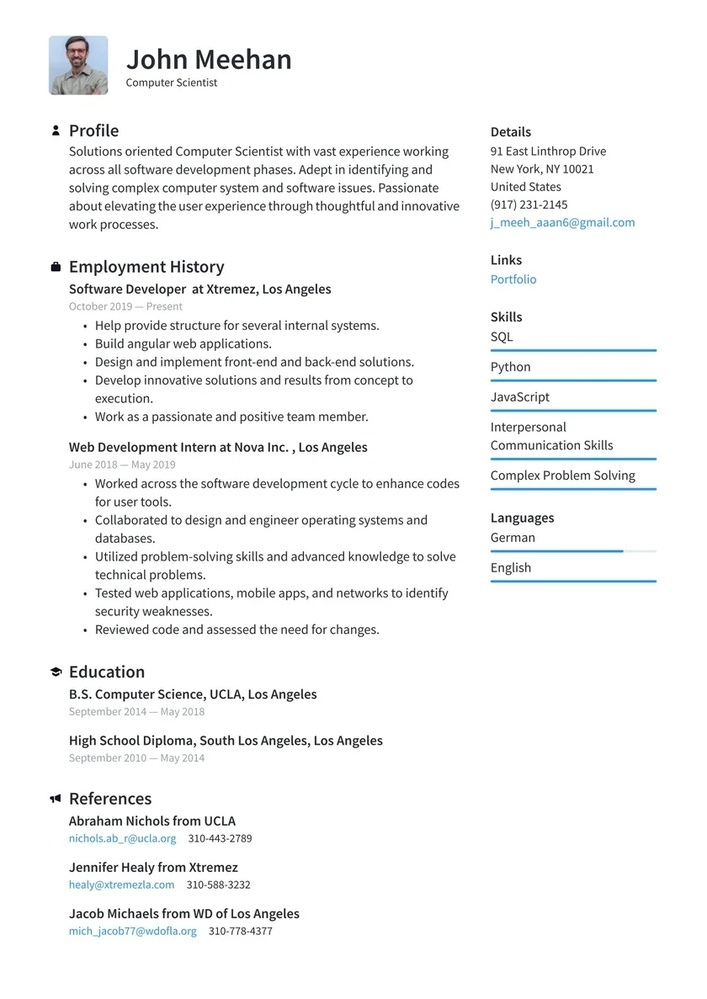
#> input picture Image/CV_Image2.jpg, 707 x 999 px, shrunk from 840 x 1187 before the run
$ python bylat.py
#> lines starting #> are read from the running program, lines starting #| are printed output that depends on the picture; after the words box and inside, x2 and y2 are one past the last pixel; in counts of white or black regions, pixels touching at a corner belong together

import pytesseract
from PIL import Image
import cv2
import numpy as np

# Initialize the image rating variable
image_rating = 0

def process_cv_image(image_path):
    # Load the image using OpenCV
#> called with image_path = 'Image/CV_Image2.jpg'
    image = cv2.imread(image_path)
#> image is the input picture: shape (999, 707, 3); mean B, G, R 245.7, 245.5, 244.8

    # Preprocess the image: convert to grayscale, apply adaptive thresholding
    gray = cv2.cvtColor(image, cv2.COLOR_BGR2GRAY)
    gray = cv2.GaussianBlur(gray, (5, 5), 0)
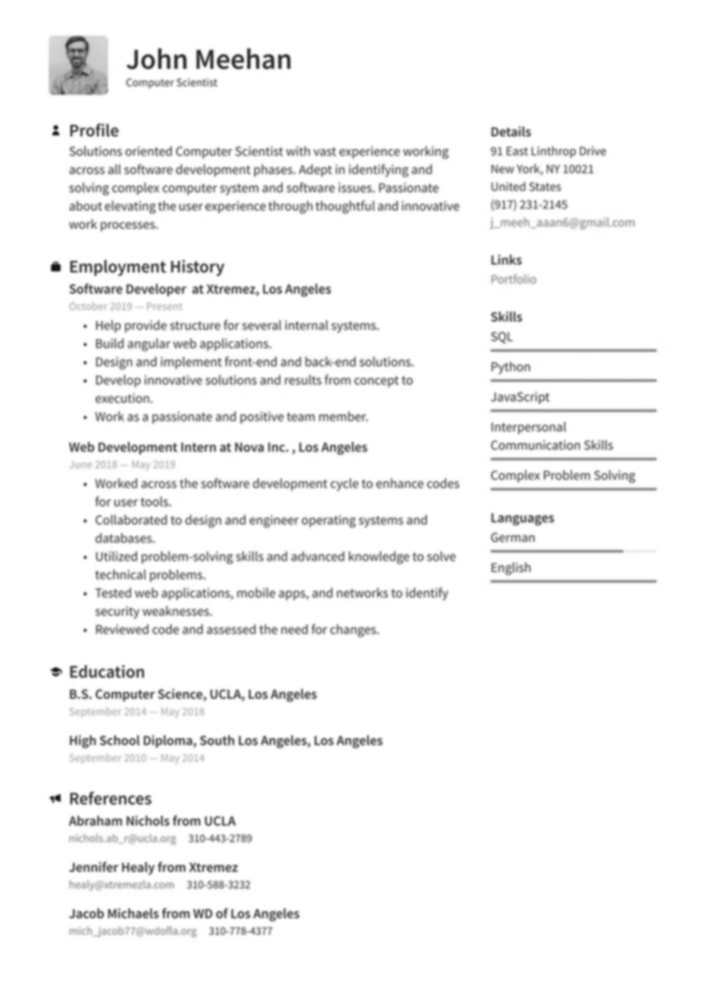
#> gray: shape (999, 707); min 20, max 255, mean 245.3
    binary = cv2.adaptiveThreshold(gray, 255, cv2.ADAPTIVE_THRESH_MEAN_C, cv2.THRESH_BINARY, 15, 10)
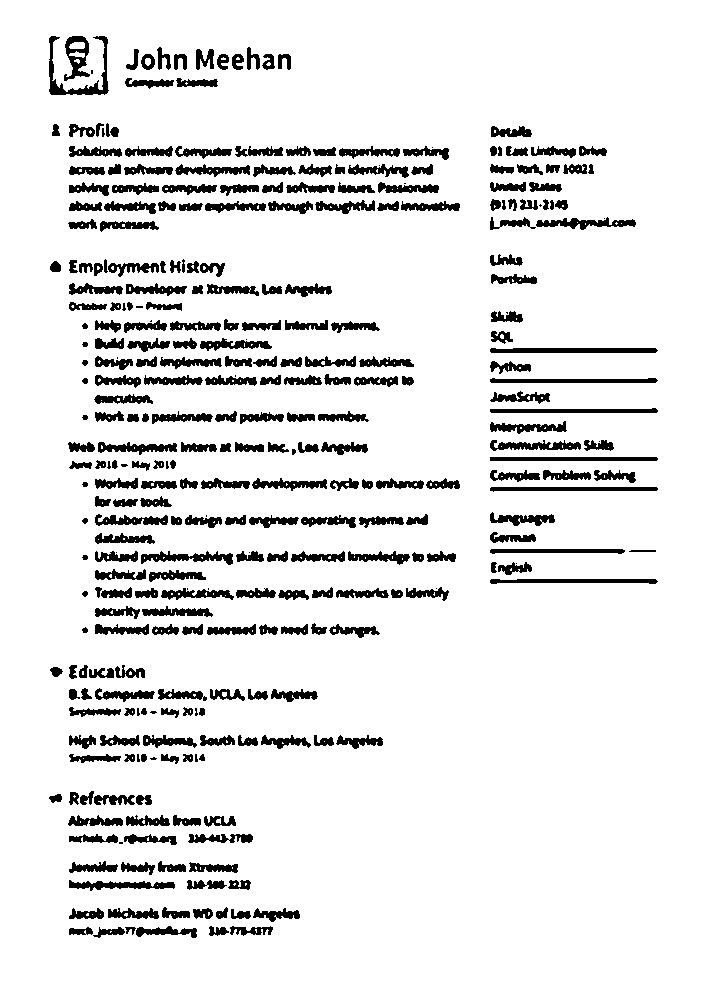
#> binary: shape (999, 707); 90.4% white; 330 black regions (31 under 20 px), largest, box (x1, y1, x2, y2) and area: (49, 36, 109, 95) 854, (490, 348, 658, 353) 815, (490, 378, 658, 383) 678

    # Perform OCR using Tesseract
    custom_config = r'--oem 3 --psm 6'
#> (the run stopped early here; a loop or call above may not have finished)

$ run again, with Image/CV_ResumeExample.jpg copied over Image/CV_Image2.jpg
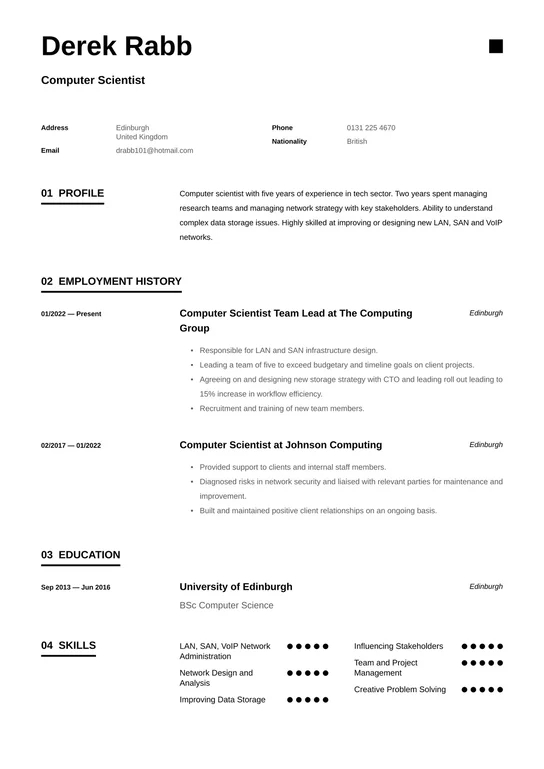
#> input picture Image/CV_ResumeExample.jpg, 544 x 769 px
#> in process_cv_image, image is the input picture: shape (769, 544, 3); mean B, G, R 247.8, 247.8, 247.8
#> in process_cv_image, `binary = cv2.adaptiveThreshold(gray, 255, cv2.ADAPTIVE_THRESH_MEAN_C, ..`:
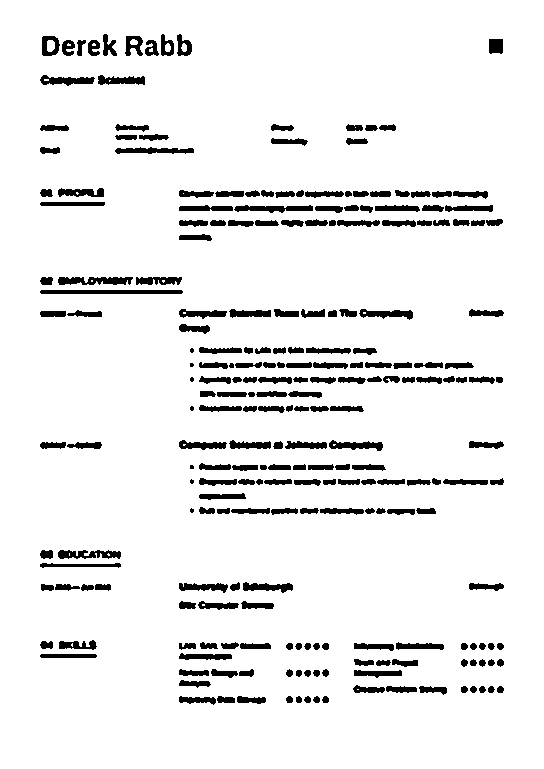
#> binary: shape (769, 544); 92.7% white; 240 black regions (7 under 20 px), largest, box (x1, y1, x2, y2) and area: (40, 290, 183, 294) 568, (58, 277, 133, 285) 461, (234, 205, 313, 213) 401
